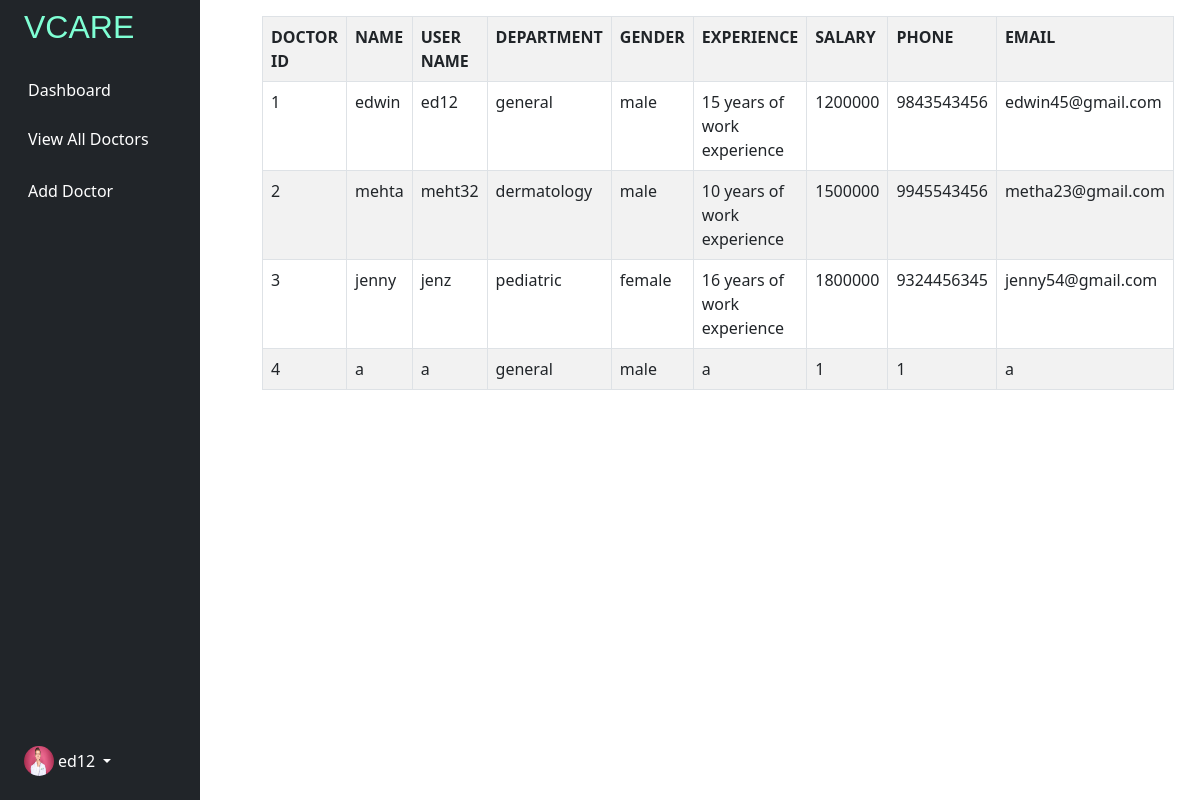
The page /viewdocs (signed in) on the database its author committed.
### tables this page shows
CREATE TABLE LOGIN(
    U_NAME VARCHAR2(10) PRIMARY KEY,
    PWD VARCHAR2(10) NOT NULL,
    TYPE  VARCHAR2(10) NOT NULL,
    DPLOC VARCHAR2(50) NOT NULL);

CREATE TABLE DOCTOR(
    DOC_ID INTEGER PRIMARY KEY AUTOINCREMENT,
    DOC_NAME VARCHAR2(255) NOT NULL,
    U_NAME REFERENCES LOGIN(U_NAME),
    DEP VARCHAR2(20) NOT NULL,    
    DOC_GENDER VARCHAR2(6) NOT NULL,
    DOC_EXP VARCHAR2(50) NOT NULL,
    DOC_SALARY NUMBER(10,2) NOT NULL,
    DOC_PHONE NUMBER(10) NOT NULL,
    DOC_EMAIL VARCHAR2(20) NOT NULL);

### app.py (the view)
@app.route('/viewdocs')
def viewdocs():
    con = sqlite3.connect("database.db")
    cur = con.cursor()
    uname = session["name"]
    cur.execute("SELECT DPLOC FROM LOGIN WHERE U_NAME='{un}'".format(un=uname))
    acc = cur.fetchall()
    for i in acc:
        dp = i[0]
    cur.execute("SELECT *FROM DOCTOR;")
    docs = cur.fetchall()
    return render_template('viewdoc.html', docs=docs, dp=dp)

### templates/viewdoc.html (shortened to what this page needs)
{% extends "adashbase.html" %}
{% block head %}
{{ super() }}
{% endblock %}
{% block content %}
<table class="table table-striped table-bordered table-hover">
    <tr>
        <th>DOCTOR ID</th>
        <th>NAME</th>
        <th>USER NAME</th>
        <th>DEPARTMENT</th>
        <th>GENDER</th>
        <th>EXPERIENCE</th>
        <th>SALARY</th>
        <th>PHONE</th>
        <th>EMAIL</th>
    </tr>
    {% for i in docs %}
    <tr>
        <td>{{i[0]}}</td>
        <td>{{i[1]}}</td>
        <td>{{i[2]}}</td>
        <td>{{i[3]}}</td>
        <td>{{i[4]}}</td>
        <td>{{i[5]}}</td>
        <td>{{i[6]}}</td>
        <td>{{i[7]}}</td>
        <td>{{i[8]}}</td>
    </tr>
    {% endfor %}
</table>
{% endblock content %}

### templates/adashbase.html (shortened to what this page needs)
<!DOCTYPE html>
<head>
    {% block head %}
    <link rel="stylesheet" href="{{ url_for('static',filename='css/bootstrap.min.css') }}">
    <link rel="stylesheet" href="{{ url_for('static',filename='css/styles.css') }}">
    <link rel="stylesheet" href="{{ url_for('static',filename='css/card.css') }}">
    <link rel="stylesheet" href="{{ url_for('static',filename='css/sidebars.css') }}">
    {% endblock %}
</head>
<body id="body">
    <div class="container-fluid">
        <div class="row flex-nowrap">
            <div class="col-auto col-md-3 col-xl-2 px-sm-2 px-0 bg-dark fixed-top">
                <div class="d-flex flex-column align-items-center align-items-sm-start px-3 pt-2 text-white min-vh-100">
                    <a href="/"
                        class="d-flex align-items-center pb-3 mb-md-0 me-md-auto text-white text-decoration-none">
                        <span class="fs-5 d-none d-sm-inline">
                            <h2 style="color:aquamarine;font-family: sans-serif;">VCARE</h2>
                        </span>
                    </a>
                    <ul class="nav nav-pills flex-column mb-sm-auto mb-0 align-items-center align-items-sm-start"
                        id="menu">
                        <li>
                            <a href="/adashboard" class="nav-link px-0 align-middle">
                                <span class="ms-1 d-none d-sm-inline" style="color:white;">Dashboard</span>
                            </a>
                        </li>
                        <li>
                            <a href="/viewdocs" class="nav-link px-0 align-middle">
                                 <span class="ms-1 d-none d-sm-inline"
                                    style="color:white;">View All Doctors</span></a>
                        </li>
                        <li>
                            <a href="/adddocs" class="nav-link px-0 align-middle">
                                 <span class="ms-1 d-none d-sm-inline"
                                    style="color:white;">Add Doctor</span></a>
                        </li>
                    </ul>
                    <div class="dropdown pb-4">
                        <a href="#" class="d-flex align-items-center text-white text-decoration-none dropdown-toggle"
                            id="dropdownUser1" data-bs-toggle="dropdown" aria-expanded="false">
                            {% if dp %}
                            <img src="{{url_for('static',filename=dp)}}" width="30" height="30" class="rounded-circle">
                            {% endif %}
                            <span class="d-none d-sm-inline mx-1">{{session.name}}</span>
                        </a>
                    </div>
                </div>
            </div>
            <div class="col py-3" style="margin-left:250px;margin-right:50px;">
                {% block content %}
                {% endblock %}
            </div>
        </div>
    </div>
</body>

### static/css/sidebars.css (style rules this page uses)
body { min-height: 100vh; min-height: -webkit-fill-available; }
.dropdown-toggle { outline: 0; }

### rows shown on the page
LOGIN: DPLOC (picture)
DOCTOR: DOC_ID "1", DOC_NAME "edwin", U_NAME "ed12", DEP "general", DOC_GENDER "male", DOC_EXP "15 years of work experience", DOC_SALARY "1200000", DOC_PHONE "9843543456", DOC_EMAIL "edwin45@gmail.com"
DOCTOR: DOC_ID "2", DOC_NAME "mehta", U_NAME "meht32", DEP "dermatology", DOC_GENDER "male", DOC_EXP "10 years of work experience", DOC_SALARY "1500000", DOC_PHONE "9945543456", DOC_EMAIL "metha23@gmail.com"
DOCTOR: DOC_ID "3", DOC_NAME "jenny", U_NAME "jenz", DEP "pediatric", DOC_GENDER "female", DOC_EXP "16 years of work experience", DOC_SALARY "1800000", DOC_PHONE "9324456345", DOC_EMAIL "jenny54@gmail.com"
DOCTOR: DOC_ID "4", DOC_NAME "a", U_NAME "a", DEP "general", DOC_GENDER "male", DOC_EXP "a", DOC_SALARY "1", DOC_PHONE "1", DOC_EMAIL "a"

### other values the page prints
{{ session.name }} "ed12"
